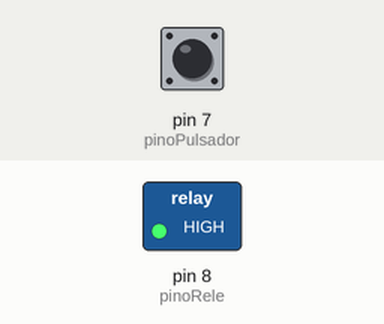
A sketch run on a simulated Arduino Uno, built with avr-gcc and run on an emulated ATmega328P. Shown: switched loads named in the sketch (green lamp = pin HIGH). Dashed ring = blinking. The inputs (shaded band) are chosen by the test bench; at power-on: pin 7 (pinoPulsador) HIGH.

Above: at 1.2 s.
1.3 s: pin 7 (pinoPulsador) pulled LOW for 1 s
At 2.7 s:
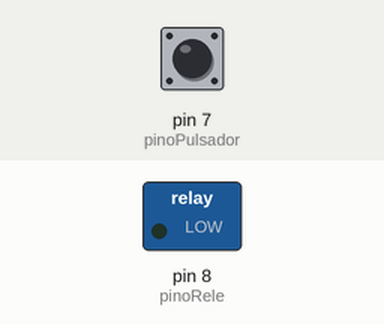
3.8 s: pin 7 (pinoPulsador) pulled LOW for 0.15 s
At 5.0 s:
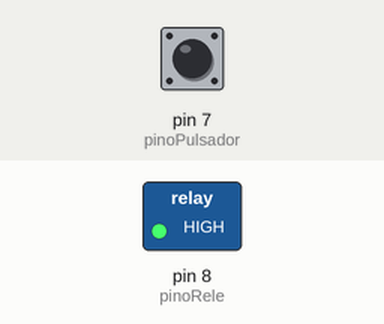
5.4 s: pin 7 (pinoPulsador) pulled LOW for 3.2 s
At 5.7 s:
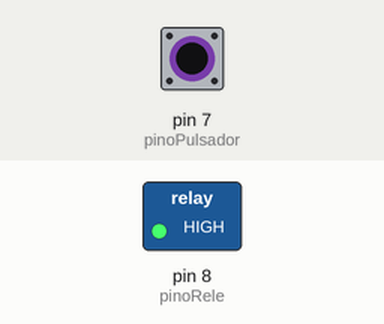
Timing chart, 0 to 9.9 s (numbered marks = the images above; inputs shaded):
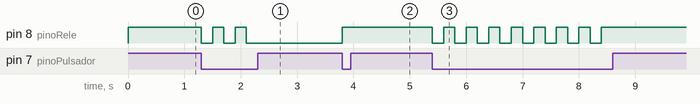

The sketch:

exemplo_modulo_rele_pulsador.ino
```cpp
const int pinoRele = 8; //PINO DIGITAL UTILIZADO PELO MÓDULO RELÉ
const int pinoPulsador = 7; //PINO DIGITAL UTILIZADO PELO PULSADOR

int status = 0; //VARIÁVEL QUE CONTROLA O STATUS DO MÓDULO RELÉ (LIGADO / DESLIGADO)

void setup(){
  pinMode(pinoRele, OUTPUT); //DEFINE A PORTA COMO SAÍDA
  pinMode(pinoPulsador, INPUT); //DEFINE A PORTA COMO ENTRADA
  digitalWrite(pinoRele, HIGH); //MÓDULO RELÉ INICIA DESLIGADO
  Serial.begin(9600); //INICIALIZA A PORTA SERIAL
}
void loop(){
  if((digitalRead(pinoPulsador) == 0) && (status == 0)){ //SE A LEITURA DO PULSADOR FOR IGUAL A 0 "E" VARIÁVEL STATUS IGUAL A 0, FAZ
    digitalWrite(pinoRele,LOW); //RELÉ ATIVADO - COMO ESTÁ UTILIZANDO O CONTATO NO(NORMALMENTE ABERTO) DO RELÉ, ELE VAI ATIVAR EM ESTADO "LOW"
    status = 1; //VARIÁVEL RECEBE O VALOR 1
    delay(200); //INTERVALO DE 200ms
  }else{
    if((digitalRead(pinoPulsador) == 0) && (status == 1)){ //SE  A LEITURA DO PULSADOR FOR IGUAL A 0 "E" VARIÁVEL STATUS IGUAL A 1, FAZ
    digitalWrite(pinoRele,HIGH); //RELÉ DESATIVADO - COMO ESTÁ UTILIZANDO O CONTATO NO(NORMALMENTE ABERTO) DO RELÉ, ELE VAI DESATIVAR EM ESTADO "HIGH"
    status = 0; //VARIÁVEL RECEBE O VALOR 0
    delay(200); //INTERVALO DE 200ms
    }
  }
  char c = Serial.read(); //VARIÁVEL RESPONSÁVEL POR RECEBER O CARACTER DIGITADO NA JANELA SERIAL

  if (c == 'a'){ //SE CARACTER DIGITADO FOR IGUAL A "a", FAZ
    if (status == 0){ //SE VARIÁVEL FOR IGUAL A 0, FAZ
      digitalWrite(pinoRele, LOW); //RELÉ ATIVADO - COMO ESTÁ UTILIZANDO O CONTATO NO(NORMALMENTE ABERTO) DO RELÉ, ELE VAI ATIVAR EM ESTADO "LOW"
      status = 1; //VARIÁVEL RECEBE O VALOR 1
    }else{ //SENÃO, FAZ
      digitalWrite(pinoRele, HIGH); //RELÉ DESATIVADO - COMO ESTÁ UTILIZANDO O CONTATO NO(NORMALMENTE ABERTO) DO RELÉ, ELE VAI DESATIVAR EM ESTADO "HIGH"
      status = 0; //VARIÁVEL RECEBE O VALOR 0
    }
  }
}
```

Measured:
- after the input at 1.3 s, pin 8 (pinoRele): alternates HIGH for 0.20 s and LOW for 0.20 s, 5 changes in all, then stays LOW, starting at once
- after the input at 3.8 s, pin 8 (pinoRele): LOW → HIGH at once
- after the input at 5.4 s, pin 8 (pinoRele): alternates HIGH for 0.20 s and LOW for 0.20 s, 16 changes in all, then stays HIGH, starting at once
